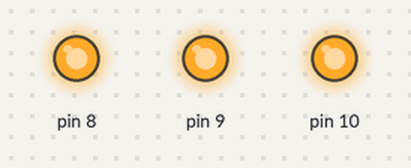
Recording of a sketch running on a simulated Arduino Uno, built with avr-gcc and run on an emulated ATmega328P. Shown: output pins drawn as LEDs (lit = HIGH). What the sketch prints to the serial monitor is not drawn.

Above: at 0.1 s.
Timing chart, 0 to 1.6 s (numbered marks = the images above):
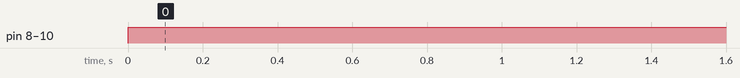

The sketch:

Practica_2_Leds.ino
```cpp
#include<EEPROM.h>

byte valor;
int index;
int indexMemory = 1022;
int indexValue = 10;

void setup() {
  // put your setup code here, to run once:
  Serial.begin(9600);


////
//EEPROM.put(1022,indexValue);
//EEPROM.write(0,4);
//EEPROM.write(1,6);
//EEPROM.write(2,7);
//EEPROM.write(3,3);
//EEPROM.write(4,1);
//EEPROM.write(5,0);
//EEPROM.write(6,1);
//EEPROM.write(7,3);
//EEPROM.write(8,7);
//EEPROM.write(9,6);

Serial.print("Secuencia Guardada");
  EEPROM.get(1022,indexValue);
  index = 0;
  DDRB |= B00000111;// declarando pines 8 9 y 10 como salidas

}

void loop() {
  valor = EEPROM.read(index);
  PORTB = valor;
  Serial.print("Indice [ ");
  Serial.print(index);
  Serial.print(" ] = ");
  Serial.println(valor);
  index++;
  if(index >= indexValue){
    index = 0;
  }
  delay(250);


}
```

Measured:
- by itself, pin 8–10: LOW → HIGH at 0.00 s
